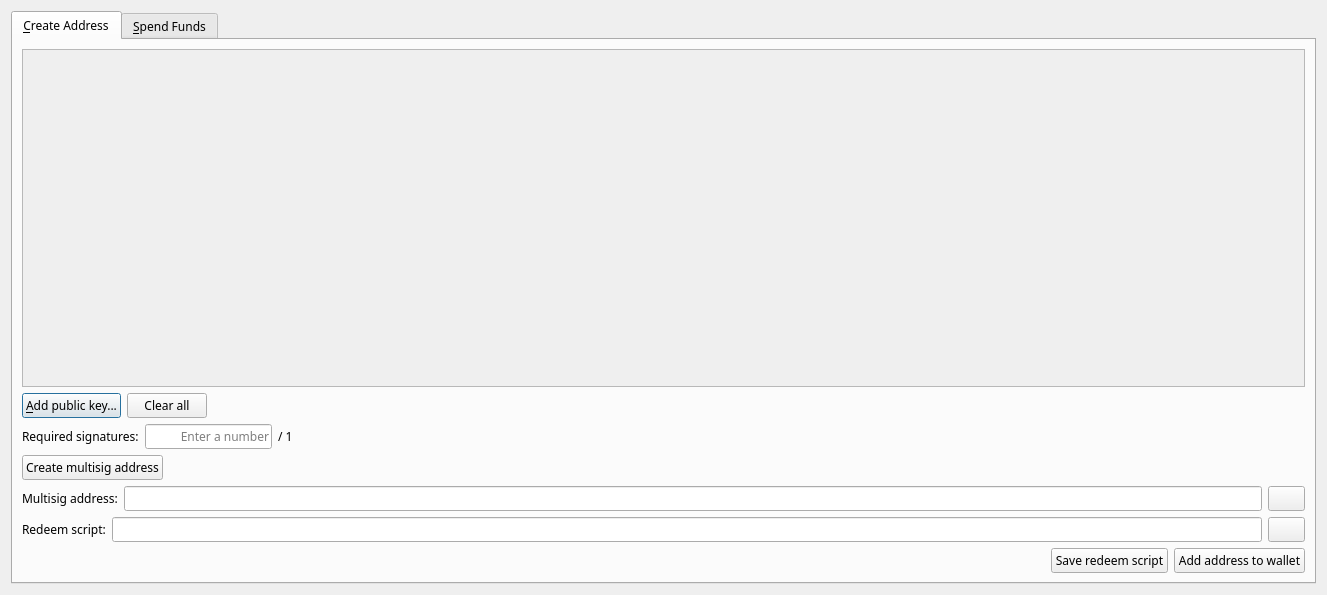
<?xml version="1.0" encoding="UTF-8"?>
<ui version="4.0">
 <class>MultisigDialog</class>
 <widget class="QDialog" name="MultisigDialog">
  <property name="geometry">
   <rect>
    <x>0</x>
    <y>0</y>
    <width>1327</width>
    <height>595</height>
   </rect>
  </property>
  <property name="font">
   <font>
    <family>Sawasdee</family>
   </font>
  </property>
  <property name="windowTitle">
   <string>Multisig</string>
  </property>
  <layout class="QVBoxLayout" name="verticalLayout_2">
   <item>
    <widget class="QTabWidget" name="tabWidget">
     <property name="currentIndex">
      <number>0</number>
     </property>
     <widget class="QWidget" name="tabCreateAddress">
      <attribute name="title">
       <string>&amp;Create Address</string>
      </attribute>
      <layout class="QVBoxLayout" name="verticalLayout">
       <item>
        <widget class="QScrollArea" name="scrollArea">
         <property name="widgetResizable">
          <bool>true</bool>
         </property>
         <widget class="QWidget" name="scrollAreaWidgetContents">
          <property name="geometry">
           <rect>
            <x>0</x>
            <y>0</y>
            <width>1285</width>
            <height>286</height>
           </rect>
          </property>
          <layout class="QVBoxLayout" name="verticalLayout_3">
           <item>
            <layout class="QVBoxLayout" name="pubkeyEntries"/>
           </item>
           <item>
            <spacer name="verticalSpacer">
             <property name="orientation">
              <enum>Qt::Vertical</enum>
             </property>
             <property name="sizeHint" stdset="0">
              <size>
               <width>20</width>
               <height>40</height>
              </size>
             </property>
            </spacer>
           </item>
          </layout>
         </widget>
        </widget>
       </item>
       <item>
        <layout class="QHBoxLayout" name="horizontalLayout_14">
         <item>
          <widget class="QPushButton" name="addPubKeyButton">
           <property name="toolTip">
            <string>Add a member to the signing pool</string>
           </property>
           <property name="text">
            <string>&amp;Add public key...</string>
           </property>
           <property name="icon">
            <iconset resource="../syndicate.qrc">
             <normaloff>:/icons/add</normaloff>:/icons/add</iconset>
           </property>
          </widget>
         </item>
         <item>
          <widget class="QPushButton" name="clearButton">
           <property name="sizePolicy">
            <sizepolicy hsizetype="Minimum" vsizetype="Fixed">
             <horstretch>0</horstretch>
             <verstretch>0</verstretch>
            </sizepolicy>
           </property>
           <property name="toolTip">
            <string>Remove all public key fields</string>
           </property>
           <property name="text">
            <string>Clear all</string>
           </property>
           <property name="icon">
            <iconset resource="../syndicate.qrc">
             <normaloff>:/icons/remove</normaloff>:/icons/remove</iconset>
           </property>
           <property name="autoRepeatDelay">
            <number>300</number>
           </property>
          </widget>
         </item>
         <item>
          <spacer name="horizontalSpacer_8">
           <property name="orientation">
            <enum>Qt::Horizontal</enum>
           </property>
           <property name="sizeHint" stdset="0">
            <size>
             <width>40</width>
             <height>20</height>
            </size>
           </property>
          </spacer>
         </item>
        </layout>
       </item>
       <item>
        <layout class="QHBoxLayout" name="horizontalLayout_2">
         <item>
          <widget class="QLabel" name="requiredSignaturesLabel">
           <property name="text">
            <string>Required signatures:</string>
           </property>
          </widget>
         </item>
         <item>
          <widget class="QLineEdit" name="requiredSignatures">
           <property name="sizePolicy">
            <sizepolicy hsizetype="Minimum" vsizetype="Fixed">
             <horstretch>0</horstretch>
             <verstretch>0</verstretch>
            </sizepolicy>
           </property>
           <property name="minimumSize">
            <size>
             <width>127</width>
             <height>0</height>
            </size>
           </property>
           <property name="text">
            <string/>
           </property>
           <property name="maxLength">
            <number>2</number>
           </property>
           <property name="frame">
            <bool>true</bool>
           </property>
           <property name="alignment">
            <set>Qt::AlignRight|Qt::AlignTrailing|Qt::AlignVCenter</set>
           </property>
           <property name="placeholderText">
            <string>Enter a number</string>
           </property>
          </widget>
         </item>
         <item>
          <widget class="QLabel" name="maxSignaturesLabel">
           <property name="text">
            <string>/ 1</string>
           </property>
          </widget>
         </item>
         <item>
          <spacer name="horizontalSpacer_2">
           <property name="orientation">
            <enum>Qt::Horizontal</enum>
           </property>
           <property name="sizeHint" stdset="0">
            <size>
             <width>40</width>
             <height>20</height>
            </size>
           </property>
          </spacer>
         </item>
        </layout>
       </item>
       <item>
        <layout class="QHBoxLayout" name="horizontalLayout">
         <item>
          <widget class="QPushButton" name="createAddressButton">
           <property name="text">
            <string>Create multisig address</string>
           </property>
          </widget>
         </item>
         <item>
          <spacer name="horizontalSpacer">
           <property name="orientation">
            <enum>Qt::Horizontal</enum>
           </property>
           <property name="sizeHint" stdset="0">
            <size>
             <width>40</width>
             <height>20</height>
            </size>
           </property>
          </spacer>
         </item>
        </layout>
       </item>
       <item>
        <layout class="QHBoxLayout" name="horizontalLayoutMultisigAddress">
         <item>
          <widget class="QLabel" name="multisigAddressLabel">
           <property name="text">
            <string>Multisig address:</string>
           </property>
          </widget>
         </item>
         <item>
          <widget class="QLineEdit" name="multisigAddress">
           <property name="readOnly">
            <bool>true</bool>
           </property>
          </widget>
         </item>
         <item>
          <widget class="QPushButton" name="copyMultisigAddressButton">
           <property name="toolTip">
            <string>Copy the multisig address to the system clipboard</string>
           </property>
           <property name="text">
            <string/>
           </property>
           <property name="icon">
            <iconset resource="../syndicate.qrc">
             <normaloff>:/icons/editcopy</normaloff>:/icons/editcopy</iconset>
           </property>
           <property name="autoDefault">
            <bool>false</bool>
           </property>
          </widget>
         </item>
        </layout>
       </item>
       <item>
        <layout class="QHBoxLayout" name="horizontalLayout_3">
         <item>
          <widget class="QLabel" name="redeemScriptLabel">
           <property name="text">
            <string>Redeem script:</string>
           </property>
          </widget>
         </item>
         <item>
          <widget class="QLineEdit" name="redeemScript">
           <property name="readOnly">
            <bool>true</bool>
           </property>
          </widget>
         </item>
         <item>
          <widget class="QPushButton" name="copyRedeemScriptButton">
           <property name="toolTip">
            <string>Copy the redeem script to the system clipboard</string>
           </property>
           <property name="text">
            <string/>
           </property>
           <property name="icon">
            <iconset resource="../syndicate.qrc">
             <normaloff>:/icons/editcopy</normaloff>:/icons/editcopy</iconset>
           </property>
           <property name="autoDefault">
            <bool>false</bool>
           </property>
          </widget>
         </item>
        </layout>
       </item>
       <item>
        <layout class="QHBoxLayout" name="horizontalLayout_15">
         <item>
          <spacer name="horizontalSpacer_11">
           <property name="orientation">
            <enum>Qt::Horizontal</enum>
           </property>
           <property name="sizeHint" stdset="0">
            <size>
             <width>40</width>
             <height>20</height>
            </size>
           </property>
          </spacer>
         </item>
         <item>
          <widget class="QPushButton" name="saveRedeemScriptButton">
           <property name="toolTip">
            <string>The redeem script will be required to spend the funds sent to the multisig address</string>
           </property>
           <property name="text">
            <string>Save redeem script</string>
           </property>
          </widget>
         </item>
         <item>
          <widget class="QPushButton" name="saveMultisigAddressButton">
           <property name="toolTip">
            <string>Add the multisig address to your personal addresses</string>
           </property>
           <property name="text">
            <string>Add address to wallet</string>
           </property>
          </widget>
         </item>
        </layout>
       </item>
      </layout>
     </widget>
     <widget class="QWidget" name="tabSpendFunds">
      <attribute name="title">
       <string>&amp;Spend Funds</string>
      </attribute>
      <layout class="QVBoxLayout" name="verticalLayout_13">
       <item>
        <layout class="QVBoxLayout" name="verticalLayout_8">
         <item>
          <layout class="QHBoxLayout" name="horizontalLayout_4">
           <item>
            <widget class="QGroupBox" name="inputsBox">
             <property name="title">
              <string>Inputs</string>
             </property>
             <layout class="QVBoxLayout" name="verticalLayout_6">
              <item>
               <widget class="QScrollArea" name="scrollArea_2">
                <property name="minimumSize">
                 <size>
                  <width>0</width>
                  <height>0</height>
                 </size>
                </property>
                <property name="widgetResizable">
                 <bool>true</bool>
                </property>
                <widget class="QWidget" name="scrollAreaWidgetContents_2">
                 <property name="geometry">
                  <rect>
                   <x>0</x>
                   <y>0</y>
                   <width>613</width>
                   <height>196</height>
                  </rect>
                 </property>
                 <layout class="QVBoxLayout" name="verticalLayout_4">
                  <item>
                   <layout class="QVBoxLayout" name="inputs"/>
                  </item>
                  <item>
                   <spacer name="verticalSpacer_2">
                    <property name="orientation">
                     <enum>Qt::Vertical</enum>
                    </property>
                    <property name="sizeHint" stdset="0">
                     <size>
                      <width>20</width>
                      <height>42</height>
                     </size>
                    </property>
                   </spacer>
                  </item>
                 </layout>
                </widget>
               </widget>
              </item>
              <item>
               <layout class="QHBoxLayout" name="horizontalLayout_6">
                <item>
                 <spacer name="horizontalSpacer_9">
                  <property name="orientation">
                   <enum>Qt::Horizontal</enum>
                  </property>
                  <property name="sizeHint" stdset="0">
                   <size>
                    <width>40</width>
                    <height>20</height>
                   </size>
                  </property>
                 </spacer>
                </item>
                <item>
                 <widget class="QLabel" name="inputsAmountLabel">
                  <property name="text">
                   <string>Inputs amount:</string>
                  </property>
                 </widget>
                </item>
                <item>
                 <widget class="QLabel" name="inputsAmount">
                  <property name="text">
                   <string>123.456</string>
                  </property>
                  <property name="textInteractionFlags">
                   <set>Qt::LinksAccessibleByMouse|Qt::TextSelectableByKeyboard|Qt::TextSelectableByMouse</set>
                  </property>
                 </widget>
                </item>
                <item>
                 <widget class="QLabel" name="label">
                  <property name="text">
                   <string>TX</string>
                  </property>
                 </widget>
                </item>
               </layout>
              </item>
              <item>
               <layout class="QHBoxLayout" name="horizontalLayout_5">
                <item>
                 <widget class="QPushButton" name="addInputButton">
                  <property name="text">
                   <string>Add input...</string>
                  </property>
                  <property name="icon">
                   <iconset resource="../syndicate.qrc">
                    <normaloff>:/icons/add</normaloff>:/icons/add</iconset>
                  </property>
                 </widget>
                </item>
                <item>
                 <spacer name="horizontalSpacer_3">
                  <property name="orientation">
                   <enum>Qt::Horizontal</enum>
                  </property>
                  <property name="sizeHint" stdset="0">
                   <size>
                    <width>40</width>
                    <height>20</height>
                   </size>
                  </property>
                 </spacer>
                </item>
               </layout>
              </item>
             </layout>
            </widget>
           </item>
           <item>
            <widget class="QGroupBox" name="outputsBox">
             <property name="title">
              <string>Outputs</string>
             </property>
             <layout class="QVBoxLayout" name="verticalLayout_7">
              <item>
               <widget class="QScrollArea" name="scrollArea_3">
                <property name="minimumSize">
                 <size>
                  <width>0</width>
                  <height>0</height>
                 </size>
                </property>
                <property name="widgetResizable">
                 <bool>true</bool>
                </property>
                <widget class="QWidget" name="scrollAreaWidgetContents_3">
                 <property name="geometry">
                  <rect>
                   <x>0</x>
                   <y>0</y>
                   <width>612</width>
                   <height>165</height>
                  </rect>
                 </property>
                 <layout class="QVBoxLayout" name="verticalLayout_5">
                  <item>
                   <layout class="QVBoxLayout" name="outputs"/>
                  </item>
                  <item>
                   <spacer name="verticalSpacer_3">
                    <property name="orientation">
                     <enum>Qt::Vertical</enum>
                    </property>
                    <property name="sizeHint" stdset="0">
                     <size>
                      <width>20</width>
                      <height>42</height>
                     </size>
                    </property>
                   </spacer>
                  </item>
                 </layout>
                </widget>
               </widget>
              </item>
              <item>
               <layout class="QHBoxLayout" name="horizontalLayout_7">
                <item>
                 <spacer name="horizontalSpacer_10">
                  <property name="orientation">
                   <enum>Qt::Horizontal</enum>
                  </property>
                  <property name="sizeHint" stdset="0">
                   <size>
                    <width>40</width>
                    <height>20</height>
                   </size>
                  </property>
                 </spacer>
                </item>
                <item>
                 <widget class="QLabel" name="outputsAmountLabel">
                  <property name="text">
                   <string>Outputs amount:</string>
                  </property>
                 </widget>
                </item>
                <item>
                 <widget class="QLabel" name="outputsAmount">
                  <property name="text">
                   <string>123.456</string>
                  </property>
                  <property name="textInteractionFlags">
                   <set>Qt::LinksAccessibleByMouse|Qt::TextSelectableByKeyboard|Qt::TextSelectableByMouse</set>
                  </property>
                 </widget>
                </item>
                <item>
                 <widget class="QLabel" name="label_2">
                  <property name="text">
                   <string>TX</string>
                  </property>
                 </widget>
                </item>
               </layout>
              </item>
              <item>
               <layout class="QHBoxLayout" name="horizontalLayout_16">
                <item>
                 <spacer name="horizontalSpacer_12">
                  <property name="orientation">
                   <enum>Qt::Horizontal</enum>
                  </property>
                  <property name="sizeHint" stdset="0">
                   <size>
                    <width>40</width>
                    <height>20</height>
                   </size>
                  </property>
                 </spacer>
                </item>
                <item>
                 <widget class="QLabel" name="feeLabel">
                  <property name="text">
                   <string>Fee:</string>
                  </property>
                 </widget>
                </item>
                <item>
                 <widget class="QLabel" name="fee">
                  <property name="text">
                   <string>123.456</string>
                  </property>
                 </widget>
                </item>
                <item>
                 <widget class="QLabel" name="label_3">
                  <property name="text">
                   <string>TX</string>
                  </property>
                 </widget>
                </item>
               </layout>
              </item>
              <item>
               <layout class="QHBoxLayout" name="horizontalLayout_8">
                <item>
                 <widget class="QPushButton" name="addOutputButton">
                  <property name="text">
                   <string>Add output...</string>
                  </property>
                  <property name="icon">
                   <iconset resource="../syndicate.qrc">
                    <normaloff>:/icons/add</normaloff>:/icons/add</iconset>
                  </property>
                 </widget>
                </item>
                <item>
                 <spacer name="horizontalSpacer_4">
                  <property name="orientation">
                   <enum>Qt::Horizontal</enum>
                  </property>
                  <property name="sizeHint" stdset="0">
                   <size>
                    <width>40</width>
                    <height>20</height>
                   </size>
                  </property>
                 </spacer>
                </item>
               </layout>
              </item>
             </layout>
            </widget>
           </item>
          </layout>
         </item>
         <item>
          <layout class="QHBoxLayout" name="horizontalLayout_9">
           <item>
            <widget class="QPushButton" name="createTransactionButton">
             <property name="text">
              <string>Create transaction</string>
             </property>
            </widget>
           </item>
           <item>
            <spacer name="horizontalSpacer_5">
             <property name="orientation">
              <enum>Qt::Horizontal</enum>
             </property>
             <property name="sizeHint" stdset="0">
              <size>
               <width>40</width>
               <height>20</height>
              </size>
             </property>
            </spacer>
           </item>
          </layout>
         </item>
        </layout>
       </item>
       <item>
        <layout class="QVBoxLayout" name="verticalLayout_10">
         <item>
          <layout class="QHBoxLayout" name="horizontalLayout_10">
           <item>
            <widget class="QLineEdit" name="transaction">
             <property name="sizePolicy">
              <sizepolicy hsizetype="Expanding" vsizetype="Fixed">
               <horstretch>0</horstretch>
               <verstretch>0</verstretch>
              </sizepolicy>
             </property>
             <property name="placeholderText">
              <string>Enter a raw transaction or create a new one</string>
             </property>
            </widget>
           </item>
           <item>
            <widget class="QPushButton" name="copyTransactionButton">
             <property name="toolTip">
              <string/>
             </property>
             <property name="text">
              <string/>
             </property>
             <property name="icon">
              <iconset resource="../syndicate.qrc">
               <normaloff>:/icons/editcopy</normaloff>:/icons/editcopy</iconset>
             </property>
             <property name="autoDefault">
              <bool>false</bool>
             </property>
            </widget>
           </item>
           <item>
            <widget class="QPushButton" name="pasteTransactionButton">
             <property name="toolTip">
              <string>Paste address from clipboard</string>
             </property>
             <property name="text">
              <string/>
             </property>
             <property name="icon">
              <iconset resource="../syndicate.qrc">
               <normaloff>:/icons/editpaste</normaloff>:/icons/editpaste</iconset>
             </property>
             <property name="shortcut">
              <string>Alt+P</string>
             </property>
             <property name="autoDefault">
              <bool>false</bool>
             </property>
            </widget>
           </item>
          </layout>
         </item>
         <item>
          <layout class="QHBoxLayout" name="horizontalLayout_11">
           <item>
            <widget class="QPushButton" name="signTransactionButton">
             <property name="text">
              <string>Sign transaction</string>
             </property>
             <property name="icon">
              <iconset resource="../syndicate.qrc">
               <normaloff>:/icons/edit</normaloff>:/icons/edit</iconset>
             </property>
            </widget>
           </item>
           <item>
            <spacer name="horizontalSpacer_6">
             <property name="orientation">
              <enum>Qt::Horizontal</enum>
             </property>
             <property name="sizeHint" stdset="0">
              <size>
               <width>40</width>
               <height>20</height>
              </size>
             </property>
            </spacer>
           </item>
          </layout>
         </item>
        </layout>
       </item>
       <item>
        <layout class="QVBoxLayout" name="verticalLayout_12">
         <item>
          <layout class="QHBoxLayout" name="horizontalLayout_13">
           <item>
            <widget class="QLineEdit" name="signedTransaction">
             <property name="sizePolicy">
              <sizepolicy hsizetype="Expanding" vsizetype="Fixed">
               <horstretch>0</horstretch>
               <verstretch>0</verstretch>
              </sizepolicy>
             </property>
             <property name="readOnly">
              <bool>true</bool>
             </property>
            </widget>
           </item>
           <item>
            <widget class="QPushButton" name="copySignedTransactionButton">
             <property name="toolTip">
              <string/>
             </property>
             <property name="text">
              <string/>
             </property>
             <property name="icon">
              <iconset resource="../syndicate.qrc">
               <normaloff>:/icons/editcopy</normaloff>:/icons/editcopy</iconset>
             </property>
             <property name="autoDefault">
              <bool>false</bool>
             </property>
            </widget>
           </item>
          </layout>
         </item>
         <item>
          <layout class="QHBoxLayout" name="horizontalLayout_12">
           <item>
            <widget class="QLabel" name="statusLabel">
             <property name="text">
              <string/>
             </property>
            </widget>
           </item>
           <item>
            <spacer name="horizontalSpacer_7">
             <property name="orientation">
              <enum>Qt::Horizontal</enum>
             </property>
             <property name="sizeHint" stdset="0">
              <size>
               <width>40</width>
               <height>20</height>
              </size>
             </property>
            </spacer>
           </item>
           <item>
            <widget class="QPushButton" name="sendTransactionButton">
             <property name="text">
              <string>Send transaction</string>
             </property>
             <property name="icon">
              <iconset resource="../syndicate.qrc">
               <normaloff>:/icons/send</normaloff>:/icons/send</iconset>
             </property>
            </widget>
           </item>
          </layout>
         </item>
        </layout>
       </item>
      </layout>
     </widget>
    </widget>
   </item>
  </layout>
 </widget>
 <resources>
  <include location="../syndicate.qrc"/>
 </resources>
 <connections/>
</ui>
